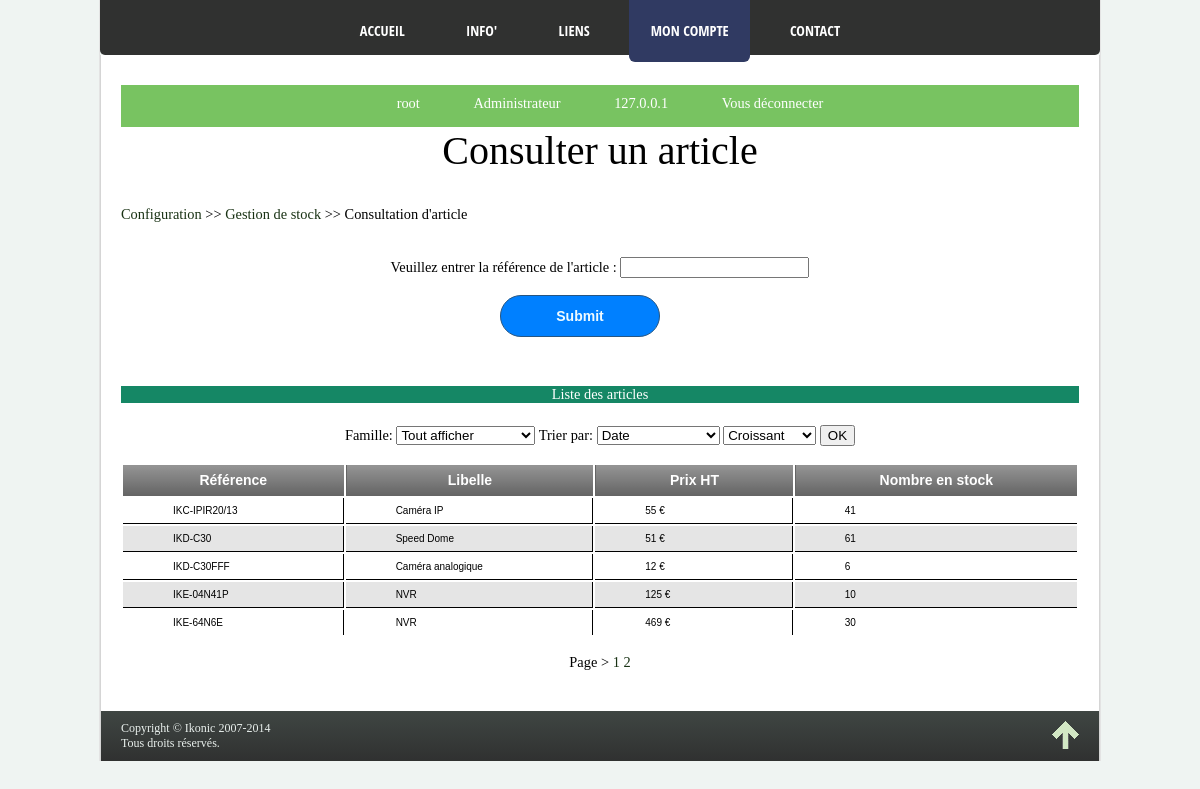
Page /Ikonic/consult_article.php (signed in) on the committed database.
### tables this page shows
CREATE TABLE IF NOT EXISTS `article` (
  `id` int(11) NOT NULL AUTO_INCREMENT,
  `ref` varchar(30) NOT NULL,
  `libelle` varchar(100) NOT NULL,
  `famille` varchar(50) NOT NULL,
  `prix_ht` float NOT NULL,
  `tva` float NOT NULL,
  `prix_achat` float NOT NULL,
  `nbre_stock` int(11) NOT NULL,
  `volume` float NOT NULL,
  `poids` float NOT NULL,
  PRIMARY KEY (`id`),
  UNIQUE KEY `ref` (`ref`)
);

### Ikonic/consult_article.php (the view, shortened to what this page needs)
<?php
$form=true;
?>
<!DOCTYPE html>
<html lang="fr">
<head>
	<link rel="stylesheet" type="text/css" href="style/feuille_de_style.css" />
	<link rel="alternate stylesheet" media="screen" type="text/css" title="couleur" href="style/couleur1.css" />
	<link rel="alternate stylesheet" media="screen" type="text/css" title="couleur2" href="style/couleur2.css" />
	<link rel="alternate stylesheet" media="screen" type="text/css" title="couleur3" href="style/couleur3.css" />
	<link rel="stylesheet" type="text/css" href="style/TableCSSCode.css" />
		<link rel="stylesheet" type="text/css" href="http://ajax.googleapis.com/ajax/libs/jqueryui/1.8.12/themes/smoothness/jquery-ui.css" />
</head>
<body>
	<nav id="menu">
		<ul>
			<li><a href="discussion.php">Accueil</a></li>
			<li><a href="info.php">Info'</a></li>
			<li><a href="lien.php">Liens</a></li>
			<?php
				if(!isset($_SESSION['pseudo']))
				{
			?>
					<li><a href="index.php">Se Connecter</a></li>
			<?php
				}
				else
				{
			?>
					<li class="current_page_item"><a href="configuration.php">Mon compte</a></li>
				<?php }?>
			<li><a href="contact.php">Contact</a></li>
		</ul>
	</nav>
	<section>
		<div id="menu_c">
		<center>
		<li><?php echo $_SESSION['pseudo'];?></li>
		<li>Administrateur</li>
		<li><?php echo $_SERVER["REMOTE_ADDR"]; ?></li>
		<li><a href="deconnexion.php">Vous déconnecter</a></li>
		</center>
	</div>
	<h1 style="padding-bottom: 15px; text-align:center;">Consulter un article</h1>
		<br/><p><a href="configuration.php">Configuration</a> >> <a href="gestion_stock.php">Gestion de stock</a> >> Consultation d'article</p><br/>
		<br/>
	<form name="form_contact" method="POST" action="consult_article.php">
			 <center>Veuillez entrer la référence de l'article : <input type="text" id="recherche" name="recherche" onkeyup="myFunction()"/><br/><br/>
			<div id="formu_contact"><input type="submit" name="valider" /></center></div>
	</form>
			<br/><br/>
			<center>
			<h3>Liste des articles</h3>
			<br/>
						<?php
				$requete=mysql_fetch_array(mysql_query("SELECT COUNT(ref) FROM article;"));
				$nbreArt=$requete[0];
				$perPage=5;
				$nbPage=ceil($nbreArt/$perPage);
				$sql="SELECT * FROM article ";
				$page=true;
		if($form)
		{
			?>
			<form name="trie_article" action="consult_article.php?p=1" method="POST">
				<p>Famille: <select name="famille" onchange="change_famille(this.value)">
						<option value="all">Tout afficher</option>
					</select>
				Trier par:
				<select name="type" onchange="change_type(this.value)">
					<?php
						if(isset($_COOKIE['type']))
						{
							if($_COOKIE['type']=='date')
							{
								echo '<option value="date" selected="selected">Date</option>';
								echo '<option value="prix_ht">Prix</option>';
								echo '<option value="nbre_stock">Nombre en stock</option>';
							}
							elseif($_COOKIE['type']=='prix_ht')
							{
								echo '<option value="date">Date</option>';
								echo '<option value="prix_ht" selected="selected">Prix</option>';
								echo '<option value="nbre_stock">Nombre en stock</option>';
							}
							else
							{
								echo '<option value="date">Date</option>';
								echo '<option value="prix_ht">Prix</option>';
								echo '<option value="nbre_stock" selected="selected">Nombre en stock</option>';
							}
						}
						else
						{
							echo '<option value="date">Date</option>';
						}
						?>
				</select>
				<select name="choix" onchange="change_choix(this.value)">
					<?php
						if(isset($_COOKIE['choix']))
						{
							if($_COOKIE['choix']=='croissant')
							{
								echo '<option value="croissant" selected="selected">Croissant</option><option value="decroissant">Decroissant</option>';
							}
							else
							{
								echo '<option value="croissant">Croissant</option><option value="decroissant" selected="selected">Decroissant</option>';
							}
						}
						else
						{
							echo '<option value="croissant">Croissant</option><option value="decroissant">Decroissant</option>';
						}
					?>
				</select>
				<input type="submit" name="valid_tri" value="OK" /> </p>
			</form>
			<?php
	}
	else
	{
		echo "<a href='consult_article.php' style='border-bottom:1px dotted black;'>Revenir au listing général ici.</a><br/>";
	}
	?>
			<br/>
		<div class="CSSTableGenerator" >
		<table id="tab_article">
			<tr class="tab_article_couleur">
				<td>Référence</td>
				<td>Libelle</td>
				<td>Prix HT</td>
				<td>Nombre en stock</td>
			</tr>
			<?php
				if($page)
				{
				if(!isset($_GET['p']))
				{
					$sql.="LIMIT 0, {$perPage}";
				}
				}
				$execute=mysql_query("$sql") or die('Erreur au niveau de la requete'.mysql_error());
				while($data=mysql_fetch_array($execute))
				{
					echo "<tr><td>{$data['ref']}</td><td>{$data['famille']}</td><td>{$data['prix_ht']} €</td><td>{$data['nbre_stock']}</td></tr>";
				}
				echo "</table><br/>";
				if($page)
				{
					echo "Page > ";
				for($i=1;$i<=$nbPage;$i++)
				{
					echo "<a href='consult_article.php?p=$i'> $i </a>";
				}
				}
			?>
		</center>
</section>
<?php include("Inclusion/bottom.php"); ?>
</body>
</html>

### Ikonic/style/feuille_de_style.css (style rules this page uses)
html, body, div, span, applet, object, iframe, h1, h2, h3, h4, h5, h6, p, blockquote, pre, a, abbr, acronym, address, big, cite, code, del, dfn, em, img, ins, kbd, q, s, samp, small, strike, strong, sub, tt, var, b, u, i, center, dl, dt, dd, ol, ul, li, form, label, legend, table, caption, tbody, tfoot, thead, tr, th, td, article, aside, canvas, details, embed, figure, figcaption, footer, header, hgroup, menu, nav, output, ruby, section, summary, time, mark, audio, video { margin: 0; padding: 0; border: 0; font-size: 100%; font: inherit; vertical-align: baseline; }
html { height: 100%; }
body { background-color: #EFF4F2; background-image: url("http://iuted.bugs3.com/projet/Ikonic2/Images/bg.jpg"); width: 1000px; margin: 0 auto; border-left: 1px solid #E3E3E3; border-right: 1px solid #E3E3E3; font-family: 'Times New Roman', Arial, sans-serif; font-size: 0.9em; color: #000000; }
a { color: #193214; text-decoration: none; }
h3 { font-weight: lighter; background-color:#158765; color: #fff; margin-top:15px; margin-bottom: 5px; }
h1 { font-family: KozGoPr6N-Bold; font-size: 40px; color: #000; }
input { padding-left: 6px; }
#menu_c { background-color: #78C361; color: #fff; padding-left: 20px; height:100%; }
#menu_c a { color:#fff; }
#menu_c li { list-style-type: none; display:inline-block; padding-left:25px; padding-right:25px; padding-top:10px; height:32px; }
.tab_article_couleur { opacity:0.6; background-color:red; color:white; }
#tab_article td { padding-left:50px; padding-right:50px; }
section { width: 958px; height: auto; background-color: #ffffff; margin: none; display: block; padding: 30px 20px 40px 20px; border-left: 1px solid #D5D5D5; border-right: 1px solid #D5D5D5; }
#formu_contact input { font-size: 14px; color: #4b4b4b; width: auto; height: 20px; padding: 5px 10px 0px 10px; margin: 0 0 20px 0; background: #f1f2f4; border:1px solid #b6b7b9; border-radius: 5px; }
#formu_contact input[type=submit] { cursor: pointer; width: 160px; height: 42px; padding: 5px 10px; margin: 0 40px 0 0; border: 1px solid #275682; border-radius: 21px; background-color: #0080FF; color:#effaff; font-weight:bold; }
#menu { margin-top: 0px; top: 0; left: 0; background: rgba(255,255,255,0.95); width: 100%; height: 55px; line-height: 55px; text-align: center; font-family: 'Open Sans Condensed', sans-serif; font-weight: 700; text-transform: uppercase; background-color: rgba(0, 0, 0, 0.8); border-bottom-right-radius: 5px; border-bottom-left-radius: 5px; }
#menu ul { position: relative; }
#menu li { display: inline-block; margin: 0 0.5em 0 0.5em; top: 0; position: relative; }
#menu li a { position: relative; display: block; text-decoration: none; color: white; padding: 3px 1.5em 0.25em 1.5em; border-bottom-left-radius: 6px; border-bottom-right-radius: 6px; }
#menu li.current_page_item a { background: #303A62; color: #fff; }

### Ikonic/style/couleur1.css (style rules this page uses)
body { background-color: #EFF4F2; }

### Ikonic/style/couleur2.css (style rules this page uses)
body { background-image: url("../Images/bg.jpg"); }

### Ikonic/style/couleur3.css (style rules this page uses)
body { background-image: url("../Images/diago.png"); }

### rows in the picture
article: ref "IKC-IPIR20/13", famille "Caméra IP", prix_ht "55", nbre_stock "41"
article: ref "IKD-C30", famille "Speed Dome", prix_ht "51", nbre_stock "61"
article: ref "IKD-C30FFF", famille "Caméra analogique", prix_ht "12", nbre_stock "6"
article: ref "IKE-04N41P", famille "NVR", prix_ht "125", nbre_stock "10"
article: ref "IKE-64N6E", famille "NVR", prix_ht "469", nbre_stock "30"

### other values in the picture
$_SESSION['pseudo'] "root"
$_SERVER["REMOTE_ADDR"] "127.0.0.1"
